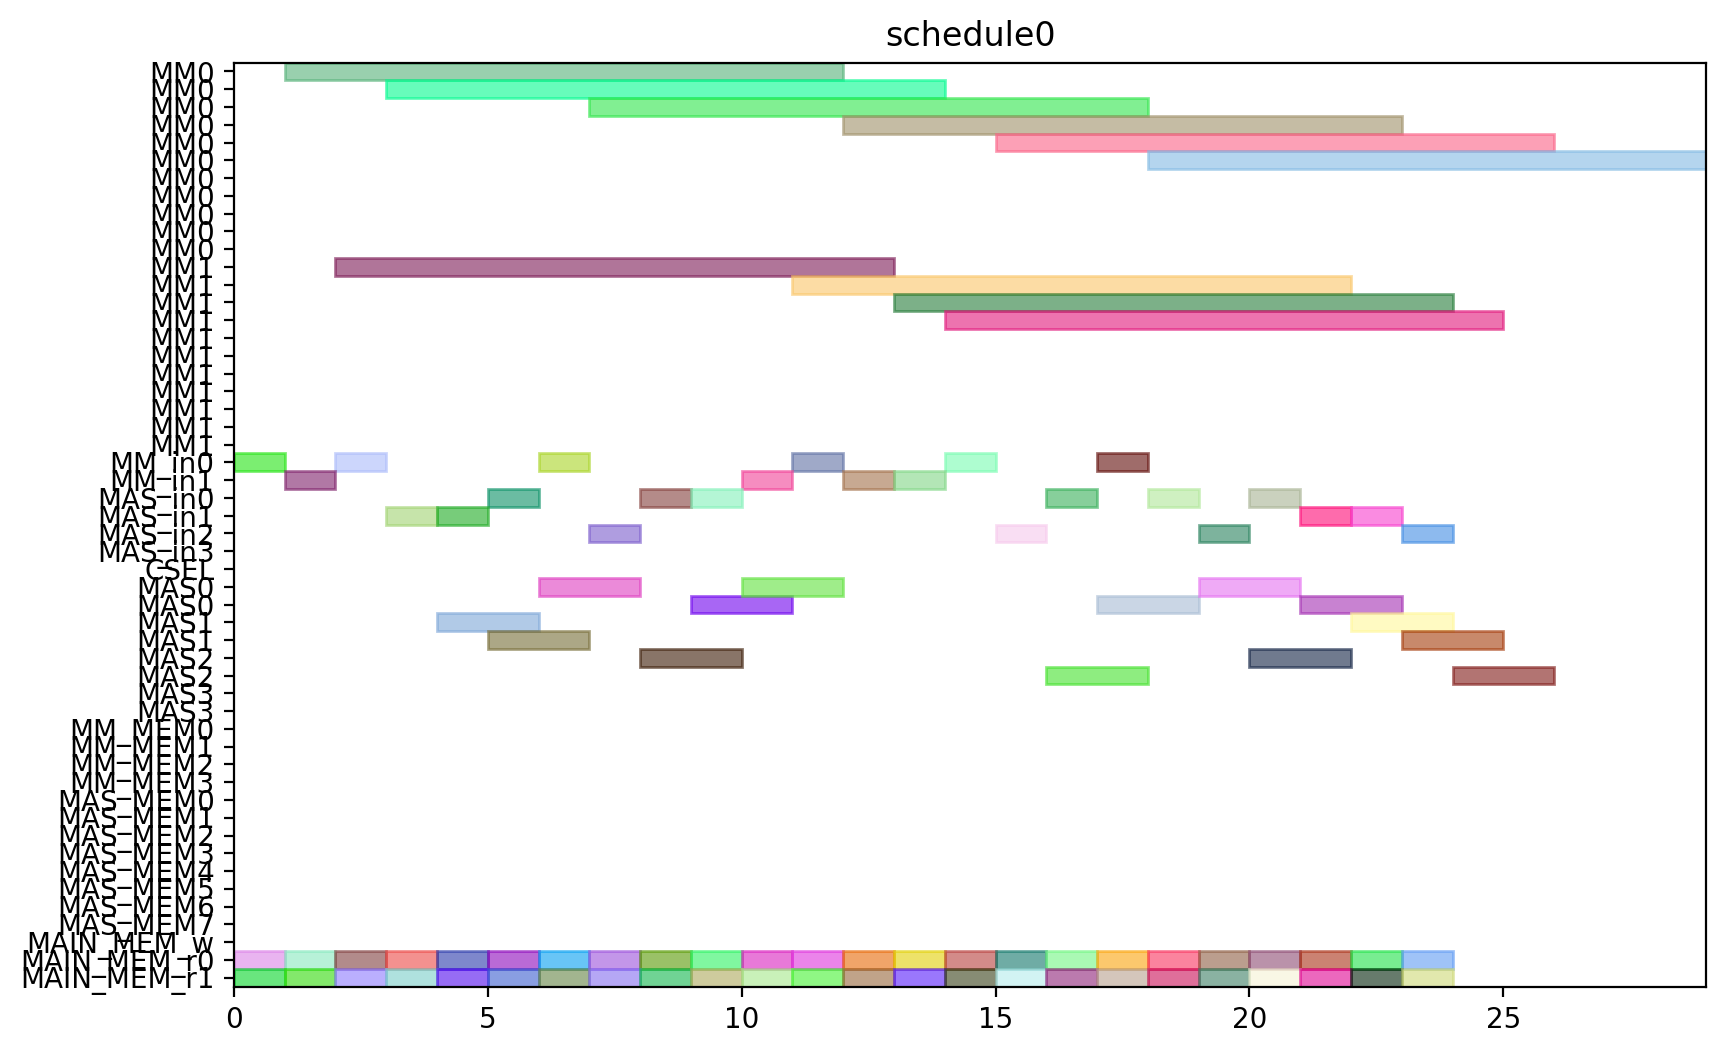

Recreate this plot in Python.
from pyschedule import Scenario, solvers, plotters, alt


def solve():
	horizon = 120
	S = Scenario("schedule0", horizon=horizon)

	# resource
	MM = S.Resources('MM', num=2, size=11)
	MM_in = S.Resources('MM_in', num=2)
	MAS_in = S.Resources('MAS_in', num=4)
	CSEL = S.Resource('CSEL')
	MAS = S.Resources('MAS', num=4, size=2, periods=range(1, horizon))
	MM_MEM = S.Resources('MM_MEM', num=4)
	MAS_MEM = S.Resources('MAS_MEM', num=8)
	MAIN_MEM_w = S.Resource('MAIN_MEM_w', size=1)
	MAIN_MEM_r = S.Resources('MAIN_MEM_r', num=2)

	# result of previous scheduling

	# new tasks
	t0_t0 = S.Task('t0_t0', length=2, delay_cost=1)
	t0_t0 += alt(MAS)
	t0_t0_in = S.Task('t0_t0_in', length=1, delay_cost=1)
	t0_t0_in += alt(MAS_in)
	S += t0_t0_in*MAS_in[0]<=t0_t0*MAS[0]

	S += t0_t0_in*MAS_in[1]<=t0_t0*MAS[1]

	S += t0_t0_in*MAS_in[2]<=t0_t0*MAS[2]

	S += t0_t0_in*MAS_in[3]<=t0_t0*MAS[3]

	t0_t0_mem0 = S.Task('t0_t0_mem0', length=1, delay_cost=1)
	t0_t0_mem0 += MAIN_MEM_r[0]
	S += t0_t0_mem0 <= t0_t0

	t0_t0_mem1 = S.Task('t0_t0_mem1', length=1, delay_cost=1)
	t0_t0_mem1 += MAIN_MEM_r[1]
	S += t0_t0_mem1 <= t0_t0

	t0_t1 = S.Task('t0_t1', length=2, delay_cost=1)
	t0_t1 += alt(MAS)
	t0_t1_in = S.Task('t0_t1_in', length=1, delay_cost=1)
	t0_t1_in += alt(MAS_in)
	S += t0_t1_in*MAS_in[0]<=t0_t1*MAS[0]

	S += t0_t1_in*MAS_in[1]<=t0_t1*MAS[1]

	S += t0_t1_in*MAS_in[2]<=t0_t1*MAS[2]

	S += t0_t1_in*MAS_in[3]<=t0_t1*MAS[3]

	t0_t1_mem0 = S.Task('t0_t1_mem0', length=1, delay_cost=1)
	t0_t1_mem0 += MAIN_MEM_r[0]
	S += t0_t1_mem0 <= t0_t1

	t0_t1_mem1 = S.Task('t0_t1_mem1', length=1, delay_cost=1)
	t0_t1_mem1 += MAIN_MEM_r[1]
	S += t0_t1_mem1 <= t0_t1

	t0_t3 = S.Task('t0_t3', length=11, delay_cost=1)
	t0_t3 += alt(MM)
	t0_t3_in = S.Task('t0_t3_in', length=1, delay_cost=1)
	t0_t3_in += alt(MM_in)
	S += t0_t3_in*MM_in[0]<=t0_t3*MM[0]
	S += t0_t3_in*MM_in[1]<=t0_t3*MM[1]
	t0_t3_mem0 = S.Task('t0_t3_mem0', length=1, delay_cost=1)
	t0_t3_mem0 += MAIN_MEM_r[0]
	S += t0_t3_mem0 <= t0_t3

	t0_t3_mem1 = S.Task('t0_t3_mem1', length=1, delay_cost=1)
	t0_t3_mem1 += MAIN_MEM_r[1]
	S += t0_t3_mem1 <= t0_t3

	t10 = S.Task('t10', length=2, delay_cost=1)
	t10 += alt(MAS)
	t10_in = S.Task('t10_in', length=1, delay_cost=1)
	t10_in += alt(MAS_in)
	S += t10_in*MAS_in[0]<=t10*MAS[0]

	S += t10_in*MAS_in[1]<=t10*MAS[1]

	S += t10_in*MAS_in[2]<=t10*MAS[2]

	S += t10_in*MAS_in[3]<=t10*MAS[3]

	t10_mem0 = S.Task('t10_mem0', length=1, delay_cost=1)
	t10_mem0 += MAIN_MEM_r[0]
	S += t10_mem0 <= t10

	t10_mem1 = S.Task('t10_mem1', length=1, delay_cost=1)
	t10_mem1 += MAIN_MEM_r[1]
	S += t10_mem1 <= t10

	t11 = S.Task('t11', length=2, delay_cost=1)
	t11 += alt(MAS)
	t11_in = S.Task('t11_in', length=1, delay_cost=1)
	t11_in += alt(MAS_in)
	S += t11_in*MAS_in[0]<=t11*MAS[0]

	S += t11_in*MAS_in[1]<=t11*MAS[1]

	S += t11_in*MAS_in[2]<=t11*MAS[2]

	S += t11_in*MAS_in[3]<=t11*MAS[3]

	t11_mem0 = S.Task('t11_mem0', length=1, delay_cost=1)
	t11_mem0 += MAIN_MEM_r[0]
	S += t11_mem0 <= t11

	t11_mem1 = S.Task('t11_mem1', length=1, delay_cost=1)
	t11_mem1 += MAIN_MEM_r[1]
	S += t11_mem1 <= t11

	t3_t0 = S.Task('t3_t0', length=11, delay_cost=1)
	t3_t0 += alt(MM)
	t3_t0_in = S.Task('t3_t0_in', length=1, delay_cost=1)
	t3_t0_in += alt(MM_in)
	S += t3_t0_in*MM_in[0]<=t3_t0*MM[0]
	S += t3_t0_in*MM_in[1]<=t3_t0*MM[1]
	t3_t0_mem0 = S.Task('t3_t0_mem0', length=1, delay_cost=1)
	t3_t0_mem0 += MAIN_MEM_r[0]
	S += t3_t0_mem0 <= t3_t0

	t3_t0_mem1 = S.Task('t3_t0_mem1', length=1, delay_cost=1)
	t3_t0_mem1 += MAIN_MEM_r[1]
	S += t3_t0_mem1 <= t3_t0

	t3_t1 = S.Task('t3_t1', length=11, delay_cost=1)
	t3_t1 += alt(MM)
	t3_t1_in = S.Task('t3_t1_in', length=1, delay_cost=1)
	t3_t1_in += alt(MM_in)
	S += t3_t1_in*MM_in[0]<=t3_t1*MM[0]
	S += t3_t1_in*MM_in[1]<=t3_t1*MM[1]
	t3_t1_mem0 = S.Task('t3_t1_mem0', length=1, delay_cost=1)
	t3_t1_mem0 += MAIN_MEM_r[0]
	S += t3_t1_mem0 <= t3_t1

	t3_t1_mem1 = S.Task('t3_t1_mem1', length=1, delay_cost=1)
	t3_t1_mem1 += MAIN_MEM_r[1]
	S += t3_t1_mem1 <= t3_t1

	t3_t2 = S.Task('t3_t2', length=2, delay_cost=1)
	t3_t2 += alt(MAS)
	t3_t2_in = S.Task('t3_t2_in', length=1, delay_cost=1)
	t3_t2_in += alt(MAS_in)
	S += t3_t2_in*MAS_in[0]<=t3_t2*MAS[0]

	S += t3_t2_in*MAS_in[1]<=t3_t2*MAS[1]

	S += t3_t2_in*MAS_in[2]<=t3_t2*MAS[2]

	S += t3_t2_in*MAS_in[3]<=t3_t2*MAS[3]

	t3_t2_mem0 = S.Task('t3_t2_mem0', length=1, delay_cost=1)
	t3_t2_mem0 += MAIN_MEM_r[0]
	S += t3_t2_mem0 <= t3_t2

	t3_t2_mem1 = S.Task('t3_t2_mem1', length=1, delay_cost=1)
	t3_t2_mem1 += MAIN_MEM_r[1]
	S += t3_t2_mem1 <= t3_t2

	t3_t3 = S.Task('t3_t3', length=2, delay_cost=1)
	t3_t3 += alt(MAS)
	t3_t3_in = S.Task('t3_t3_in', length=1, delay_cost=1)
	t3_t3_in += alt(MAS_in)
	S += t3_t3_in*MAS_in[0]<=t3_t3*MAS[0]

	S += t3_t3_in*MAS_in[1]<=t3_t3*MAS[1]

	S += t3_t3_in*MAS_in[2]<=t3_t3*MAS[2]

	S += t3_t3_in*MAS_in[3]<=t3_t3*MAS[3]

	t3_t3_mem0 = S.Task('t3_t3_mem0', length=1, delay_cost=1)
	t3_t3_mem0 += MAIN_MEM_r[0]
	S += t3_t3_mem0 <= t3_t3

	t3_t3_mem1 = S.Task('t3_t3_mem1', length=1, delay_cost=1)
	t3_t3_mem1 += MAIN_MEM_r[1]
	S += t3_t3_mem1 <= t3_t3

	t4_t0 = S.Task('t4_t0', length=2, delay_cost=1)
	t4_t0 += alt(MAS)
	t4_t0_in = S.Task('t4_t0_in', length=1, delay_cost=1)
	t4_t0_in += alt(MAS_in)
	S += t4_t0_in*MAS_in[0]<=t4_t0*MAS[0]

	S += t4_t0_in*MAS_in[1]<=t4_t0*MAS[1]

	S += t4_t0_in*MAS_in[2]<=t4_t0*MAS[2]

	S += t4_t0_in*MAS_in[3]<=t4_t0*MAS[3]

	t4_t0_mem0 = S.Task('t4_t0_mem0', length=1, delay_cost=1)
	t4_t0_mem0 += MAIN_MEM_r[0]
	S += t4_t0_mem0 <= t4_t0

	t4_t0_mem1 = S.Task('t4_t0_mem1', length=1, delay_cost=1)
	t4_t0_mem1 += MAIN_MEM_r[1]
	S += t4_t0_mem1 <= t4_t0

	t4_t1 = S.Task('t4_t1', length=2, delay_cost=1)
	t4_t1 += alt(MAS)
	t4_t1_in = S.Task('t4_t1_in', length=1, delay_cost=1)
	t4_t1_in += alt(MAS_in)
	S += t4_t1_in*MAS_in[0]<=t4_t1*MAS[0]

	S += t4_t1_in*MAS_in[1]<=t4_t1*MAS[1]

	S += t4_t1_in*MAS_in[2]<=t4_t1*MAS[2]

	S += t4_t1_in*MAS_in[3]<=t4_t1*MAS[3]

	t4_t1_mem0 = S.Task('t4_t1_mem0', length=1, delay_cost=1)
	t4_t1_mem0 += MAIN_MEM_r[0]
	S += t4_t1_mem0 <= t4_t1

	t4_t1_mem1 = S.Task('t4_t1_mem1', length=1, delay_cost=1)
	t4_t1_mem1 += MAIN_MEM_r[1]
	S += t4_t1_mem1 <= t4_t1

	t4_t3 = S.Task('t4_t3', length=11, delay_cost=1)
	t4_t3 += alt(MM)
	t4_t3_in = S.Task('t4_t3_in', length=1, delay_cost=1)
	t4_t3_in += alt(MM_in)
	S += t4_t3_in*MM_in[0]<=t4_t3*MM[0]
	S += t4_t3_in*MM_in[1]<=t4_t3*MM[1]
	t4_t3_mem0 = S.Task('t4_t3_mem0', length=1, delay_cost=1)
	t4_t3_mem0 += MAIN_MEM_r[0]
	S += t4_t3_mem0 <= t4_t3

	t4_t3_mem1 = S.Task('t4_t3_mem1', length=1, delay_cost=1)
	t4_t3_mem1 += MAIN_MEM_r[1]
	S += t4_t3_mem1 <= t4_t3

	t5_t0 = S.Task('t5_t0', length=11, delay_cost=1)
	t5_t0 += alt(MM)
	t5_t0_in = S.Task('t5_t0_in', length=1, delay_cost=1)
	t5_t0_in += alt(MM_in)
	S += t5_t0_in*MM_in[0]<=t5_t0*MM[0]
	S += t5_t0_in*MM_in[1]<=t5_t0*MM[1]
	t5_t0_mem0 = S.Task('t5_t0_mem0', length=1, delay_cost=1)
	t5_t0_mem0 += MAIN_MEM_r[0]
	S += t5_t0_mem0 <= t5_t0

	t5_t0_mem1 = S.Task('t5_t0_mem1', length=1, delay_cost=1)
	t5_t0_mem1 += MAIN_MEM_r[1]
	S += t5_t0_mem1 <= t5_t0

	t5_t1 = S.Task('t5_t1', length=11, delay_cost=1)
	t5_t1 += alt(MM)
	t5_t1_in = S.Task('t5_t1_in', length=1, delay_cost=1)
	t5_t1_in += alt(MM_in)
	S += t5_t1_in*MM_in[0]<=t5_t1*MM[0]
	S += t5_t1_in*MM_in[1]<=t5_t1*MM[1]
	t5_t1_mem0 = S.Task('t5_t1_mem0', length=1, delay_cost=1)
	t5_t1_mem0 += MAIN_MEM_r[0]
	S += t5_t1_mem0 <= t5_t1

	t5_t1_mem1 = S.Task('t5_t1_mem1', length=1, delay_cost=1)
	t5_t1_mem1 += MAIN_MEM_r[1]
	S += t5_t1_mem1 <= t5_t1

	t5_t2 = S.Task('t5_t2', length=2, delay_cost=1)
	t5_t2 += alt(MAS)
	t5_t2_in = S.Task('t5_t2_in', length=1, delay_cost=1)
	t5_t2_in += alt(MAS_in)
	S += t5_t2_in*MAS_in[0]<=t5_t2*MAS[0]

	S += t5_t2_in*MAS_in[1]<=t5_t2*MAS[1]

	S += t5_t2_in*MAS_in[2]<=t5_t2*MAS[2]

	S += t5_t2_in*MAS_in[3]<=t5_t2*MAS[3]

	t5_t2_mem0 = S.Task('t5_t2_mem0', length=1, delay_cost=1)
	t5_t2_mem0 += MAIN_MEM_r[0]
	S += t5_t2_mem0 <= t5_t2

	t5_t2_mem1 = S.Task('t5_t2_mem1', length=1, delay_cost=1)
	t5_t2_mem1 += MAIN_MEM_r[1]
	S += t5_t2_mem1 <= t5_t2

	t5_t3 = S.Task('t5_t3', length=2, delay_cost=1)
	t5_t3 += alt(MAS)
	t5_t3_in = S.Task('t5_t3_in', length=1, delay_cost=1)
	t5_t3_in += alt(MAS_in)
	S += t5_t3_in*MAS_in[0]<=t5_t3*MAS[0]

	S += t5_t3_in*MAS_in[1]<=t5_t3*MAS[1]

	S += t5_t3_in*MAS_in[2]<=t5_t3*MAS[2]

	S += t5_t3_in*MAS_in[3]<=t5_t3*MAS[3]

	t5_t3_mem0 = S.Task('t5_t3_mem0', length=1, delay_cost=1)
	t5_t3_mem0 += MAIN_MEM_r[0]
	S += t5_t3_mem0 <= t5_t3

	t5_t3_mem1 = S.Task('t5_t3_mem1', length=1, delay_cost=1)
	t5_t3_mem1 += MAIN_MEM_r[1]
	S += t5_t3_mem1 <= t5_t3

	t6_t0 = S.Task('t6_t0', length=11, delay_cost=1)
	t6_t0 += alt(MM)
	t6_t0_in = S.Task('t6_t0_in', length=1, delay_cost=1)
	t6_t0_in += alt(MM_in)
	S += t6_t0_in*MM_in[0]<=t6_t0*MM[0]
	S += t6_t0_in*MM_in[1]<=t6_t0*MM[1]
	t6_t0_mem0 = S.Task('t6_t0_mem0', length=1, delay_cost=1)
	t6_t0_mem0 += MAIN_MEM_r[0]
	S += t6_t0_mem0 <= t6_t0

	t6_t0_mem1 = S.Task('t6_t0_mem1', length=1, delay_cost=1)
	t6_t0_mem1 += MAIN_MEM_r[1]
	S += t6_t0_mem1 <= t6_t0

	t6_t1 = S.Task('t6_t1', length=11, delay_cost=1)
	t6_t1 += alt(MM)
	t6_t1_in = S.Task('t6_t1_in', length=1, delay_cost=1)
	t6_t1_in += alt(MM_in)
	S += t6_t1_in*MM_in[0]<=t6_t1*MM[0]
	S += t6_t1_in*MM_in[1]<=t6_t1*MM[1]
	t6_t1_mem0 = S.Task('t6_t1_mem0', length=1, delay_cost=1)
	t6_t1_mem0 += MAIN_MEM_r[0]
	S += t6_t1_mem0 <= t6_t1

	t6_t1_mem1 = S.Task('t6_t1_mem1', length=1, delay_cost=1)
	t6_t1_mem1 += MAIN_MEM_r[1]
	S += t6_t1_mem1 <= t6_t1

	t6_t2 = S.Task('t6_t2', length=2, delay_cost=1)
	t6_t2 += alt(MAS)
	t6_t2_in = S.Task('t6_t2_in', length=1, delay_cost=1)
	t6_t2_in += alt(MAS_in)
	S += t6_t2_in*MAS_in[0]<=t6_t2*MAS[0]

	S += t6_t2_in*MAS_in[1]<=t6_t2*MAS[1]

	S += t6_t2_in*MAS_in[2]<=t6_t2*MAS[2]

	S += t6_t2_in*MAS_in[3]<=t6_t2*MAS[3]

	t6_t2_mem0 = S.Task('t6_t2_mem0', length=1, delay_cost=1)
	t6_t2_mem0 += MAIN_MEM_r[0]
	S += t6_t2_mem0 <= t6_t2

	t6_t2_mem1 = S.Task('t6_t2_mem1', length=1, delay_cost=1)
	t6_t2_mem1 += MAIN_MEM_r[1]
	S += t6_t2_mem1 <= t6_t2

	t6_t3 = S.Task('t6_t3', length=2, delay_cost=1)
	t6_t3 += alt(MAS)
	t6_t3_in = S.Task('t6_t3_in', length=1, delay_cost=1)
	t6_t3_in += alt(MAS_in)
	S += t6_t3_in*MAS_in[0]<=t6_t3*MAS[0]

	S += t6_t3_in*MAS_in[1]<=t6_t3*MAS[1]

	S += t6_t3_in*MAS_in[2]<=t6_t3*MAS[2]

	S += t6_t3_in*MAS_in[3]<=t6_t3*MAS[3]

	t6_t3_mem0 = S.Task('t6_t3_mem0', length=1, delay_cost=1)
	t6_t3_mem0 += MAIN_MEM_r[0]
	S += t6_t3_mem0 <= t6_t3

	t6_t3_mem1 = S.Task('t6_t3_mem1', length=1, delay_cost=1)
	t6_t3_mem1 += MAIN_MEM_r[1]
	S += t6_t3_mem1 <= t6_t3

	t7_t0 = S.Task('t7_t0', length=11, delay_cost=1)
	t7_t0 += alt(MM)
	t7_t0_in = S.Task('t7_t0_in', length=1, delay_cost=1)
	t7_t0_in += alt(MM_in)
	S += t7_t0_in*MM_in[0]<=t7_t0*MM[0]
	S += t7_t0_in*MM_in[1]<=t7_t0*MM[1]
	t7_t0_mem0 = S.Task('t7_t0_mem0', length=1, delay_cost=1)
	t7_t0_mem0 += MAIN_MEM_r[0]
	S += t7_t0_mem0 <= t7_t0

	t7_t0_mem1 = S.Task('t7_t0_mem1', length=1, delay_cost=1)
	t7_t0_mem1 += MAIN_MEM_r[1]
	S += t7_t0_mem1 <= t7_t0

	t7_t1 = S.Task('t7_t1', length=11, delay_cost=1)
	t7_t1 += alt(MM)
	t7_t1_in = S.Task('t7_t1_in', length=1, delay_cost=1)
	t7_t1_in += alt(MM_in)
	S += t7_t1_in*MM_in[0]<=t7_t1*MM[0]
	S += t7_t1_in*MM_in[1]<=t7_t1*MM[1]
	t7_t1_mem0 = S.Task('t7_t1_mem0', length=1, delay_cost=1)
	t7_t1_mem0 += MAIN_MEM_r[0]
	S += t7_t1_mem0 <= t7_t1

	t7_t1_mem1 = S.Task('t7_t1_mem1', length=1, delay_cost=1)
	t7_t1_mem1 += MAIN_MEM_r[1]
	S += t7_t1_mem1 <= t7_t1

	t7_t2 = S.Task('t7_t2', length=2, delay_cost=1)
	t7_t2 += alt(MAS)
	t7_t2_in = S.Task('t7_t2_in', length=1, delay_cost=1)
	t7_t2_in += alt(MAS_in)
	S += t7_t2_in*MAS_in[0]<=t7_t2*MAS[0]

	S += t7_t2_in*MAS_in[1]<=t7_t2*MAS[1]

	S += t7_t2_in*MAS_in[2]<=t7_t2*MAS[2]

	S += t7_t2_in*MAS_in[3]<=t7_t2*MAS[3]

	t7_t2_mem0 = S.Task('t7_t2_mem0', length=1, delay_cost=1)
	t7_t2_mem0 += MAIN_MEM_r[0]
	S += t7_t2_mem0 <= t7_t2

	t7_t2_mem1 = S.Task('t7_t2_mem1', length=1, delay_cost=1)
	t7_t2_mem1 += MAIN_MEM_r[1]
	S += t7_t2_mem1 <= t7_t2

	t7_t3 = S.Task('t7_t3', length=2, delay_cost=1)
	t7_t3 += alt(MAS)
	t7_t3_in = S.Task('t7_t3_in', length=1, delay_cost=1)
	t7_t3_in += alt(MAS_in)
	S += t7_t3_in*MAS_in[0]<=t7_t3*MAS[0]

	S += t7_t3_in*MAS_in[1]<=t7_t3*MAS[1]

	S += t7_t3_in*MAS_in[2]<=t7_t3*MAS[2]

	S += t7_t3_in*MAS_in[3]<=t7_t3*MAS[3]

	t7_t3_mem0 = S.Task('t7_t3_mem0', length=1, delay_cost=1)
	t7_t3_mem0 += MAIN_MEM_r[0]
	S += t7_t3_mem0 <= t7_t3

	t7_t3_mem1 = S.Task('t7_t3_mem1', length=1, delay_cost=1)
	t7_t3_mem1 += MAIN_MEM_r[1]
	S += t7_t3_mem1 <= t7_t3

	solvers.mip.solve(S,msg=1,kind='CPLEX',ratio_gap=1.01)

	solution = [['hoge']*len(S.solution()[1]) for i in range(len(S.solution()))]
	for i in range(len(S.solution())):
		for j in range(len(S.solution()[i])):
			solution[i][j]=str(S.solution()[i][j])
	print(solution)

	cycles = int(solution[-1][3])

	pic_file_name = "/mnt/rose/usr1/fukuda/ABE/multiRAM_multiMAS_16mux/scheduling_result/stage11MM2_stage2MAS4/SQR012345/schedule0.png"
	if(S.solution() != []):
		plotters.matplotlib.plot(S,img_filename=pic_file_name, show_task_labels=False, fig_size=(cycles*0.25+3, 6))

	return solution
